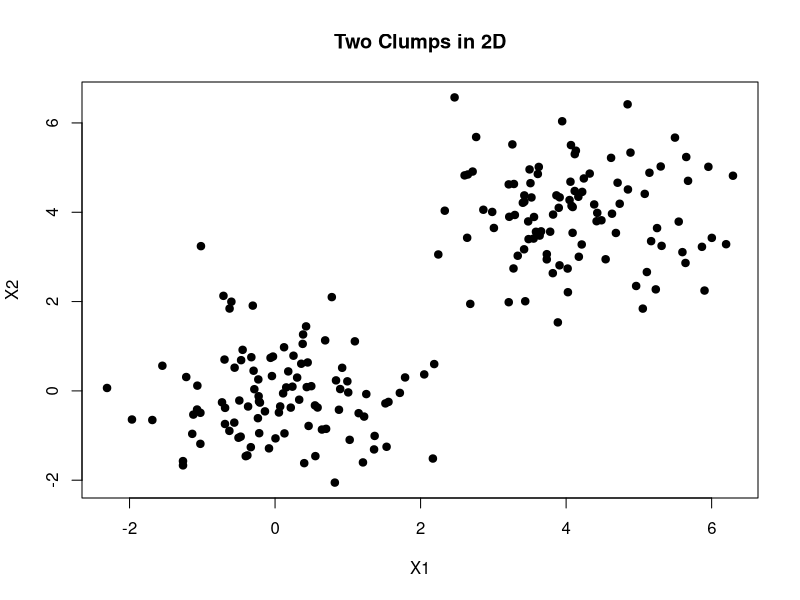

Write R code to recreate this figure.
## ---- chunk 1
knitr::opts_chunk$set(message = FALSE, warning = FALSE, echo = TRUE, eval = FALSE, fig.width = 7, fig.height = 4.5)
## ---- chunk 2
# Simulate two 2D clumps + a few specific cases
set.seed(123)
n <- 100
A <- cbind(rnorm(n,  0, 1), rnorm(n,  0, 1))
B <- cbind(rnorm(n,  4, 1), rnorm(n,  4, 1))
pts <- rbind(A, B)
plot(pts, pch = 19, main = "Two Clumps in 2D", xlab = "X1", ylab = "X2")
## ---- chunk 3
df <- scale(USArrests)  # built-in dataset: states × (Murder, Assault, UrbanPop, Rape)
head(df)
apply(df, 2, mean); apply(df, 2, sd)
## ---- chunk 4
patient_demo <- data.frame(
  anxiety    = c(1, 4, 1, 3),
  depression = c(2, 6, 3, 5)
)
row.names(patient_demo) <- c("A","B","C","D")
patient_demo_scaled <- scale(patient_demo)

dist_euclid   <- dist(patient_demo_scaled, method = "euclidean")
dist_manhattan<- dist(patient_demo_scaled, method = "manhattan")
dist_euclid; dist_manhattan
